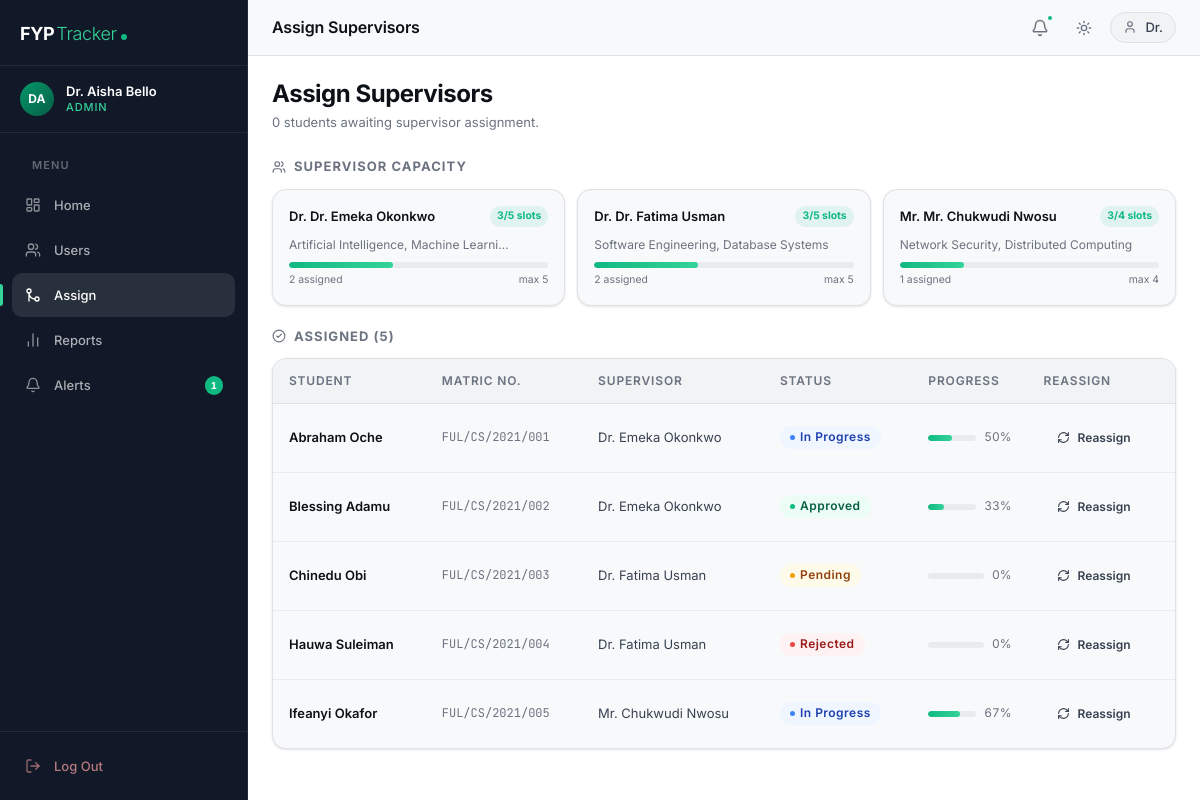
/admin/assign_supervisors.php (signed in), run on the app's committed database.
### tables this page shows
CREATE TABLE supervisors (
    supervisor_id   INT UNSIGNED  NOT NULL,               
    staff_id        VARCHAR(30)   NOT NULL,               
    title           VARCHAR(50)   NOT NULL DEFAULT 'Dr.', 
    specialisation  VARCHAR(255)      NULL DEFAULT NULL,
    max_students    TINYINT       NOT NULL DEFAULT 5,     

    PRIMARY KEY (supervisor_id),
    UNIQUE  KEY uq_supervisors_staff_id (staff_id),
    CONSTRAINT fk_supervisors_user
        FOREIGN KEY (supervisor_id)
        REFERENCES users (user_id)
        ON DELETE CASCADE
        ON UPDATE CASCADE
);

CREATE TABLE users (
    user_id       INT UNSIGNED    NOT NULL AUTO_INCREMENT,
    full_name     VARCHAR(150)    NOT NULL,
    email         VARCHAR(255)    NOT NULL,
    password_hash VARCHAR(255)    NOT NULL,               
    role          ENUM(
                      'student',
                      'supervisor',
                      'admin'
                  )               NOT NULL DEFAULT 'student',
    is_active     TINYINT(1)      NOT NULL DEFAULT 1,     
    profile_photo VARCHAR(255)        NULL DEFAULT NULL,  
    created_at    TIMESTAMP       NOT NULL DEFAULT CURRENT_TIMESTAMP,
    updated_at    TIMESTAMP       NOT NULL DEFAULT CURRENT_TIMESTAMP
                                            ON UPDATE CURRENT_TIMESTAMP,

    PRIMARY KEY (user_id),
    UNIQUE  KEY uq_users_email (email),
    INDEX   idx_users_role    (role),
    INDEX   idx_users_active  (is_active)
);

CREATE TABLE students (
    student_id    INT UNSIGNED    NOT NULL,               
    matric_number VARCHAR(20)     NOT NULL,               
    department    VARCHAR(100)    NOT NULL DEFAULT 'Computer Science',
    level         SMALLINT        NOT NULL DEFAULT 400,   
    programme     VARCHAR(100)    NOT NULL DEFAULT 'B.Sc. Computer Science',

    PRIMARY KEY (student_id),
    UNIQUE  KEY uq_students_matric (matric_number),
    CONSTRAINT fk_students_user
        FOREIGN KEY (student_id)
        REFERENCES users (user_id)
        ON DELETE CASCADE
        ON UPDATE CASCADE
);

CREATE TABLE projects (
    project_id        INT UNSIGNED    NOT NULL AUTO_INCREMENT,
    title             VARCHAR(255)    NOT NULL,
    description       TEXT                NULL,
    student_id        INT UNSIGNED    NOT NULL,
    supervisor_id     INT UNSIGNED        NULL DEFAULT NULL,
    status            ENUM(
                          'pending',       
                          'approved',      
                          'rejected',      
                          'in_progress',   
                          'completed'      
                      )               NOT NULL DEFAULT 'pending',
    rejection_reason  TEXT                NULL,
    chapter_file      VARCHAR(255)        NULL DEFAULT NULL,  
    submission_date   DATE                NULL DEFAULT NULL,
    approval_date     DATE                NULL DEFAULT NULL,
    completion_date   DATE                NULL DEFAULT NULL,
    created_at        TIMESTAMP       NOT NULL DEFAULT CURRENT_TIMESTAMP,
    updated_at        TIMESTAMP       NOT NULL DEFAULT CURRENT_TIMESTAMP
                                                ON UPDATE CURRENT_TIMESTAMP,

    PRIMARY KEY (project_id),
    UNIQUE  KEY uq_projects_student (student_id),           
    INDEX   idx_projects_supervisor (supervisor_id),
    INDEX   idx_projects_status     (status),
    CONSTRAINT fk_projects_student
        FOREIGN KEY (student_id)
        REFERENCES users (user_id)
        ON DELETE CASCADE
        ON UPDATE CASCADE,
    CONSTRAINT fk_projects_supervisor
        FOREIGN KEY (supervisor_id)
        REFERENCES users (user_id)
        ON DELETE SET NULL
        ON UPDATE CASCADE
);

### includes/repositories/AdminRepository.php (called while the page is built, shortened)
<?php
class AdminRepository
{
    private PDO $db;
    public function __construct(PDO $db)
    {
        $this->db = $db;
    }
    public function findUnassignedStudents(): array
    {
        $stmt = $this->db->query(
            "SELECT
                u.user_id,
                u.full_name,
                u.email,
                st.matric_number,
                p.project_id,
                p.title     AS project_title,
                p.status    AS project_status,
                p.submission_date
               FROM users u
               JOIN students st ON st.student_id = u.user_id
               LEFT JOIN projects p ON p.student_id = u.user_id
              WHERE u.role      = 'student'
                AND u.is_active = 1
                AND (p.supervisor_id IS NULL OR p.project_id IS NULL)
              ORDER BY p.submission_date ASC, u.full_name ASC"
        );
        return $stmt->fetchAll();
    }
    public function findAssignedStudentsOverview(): array
    {
        $stmt = $this->db->query(
            "SELECT
                u.user_id,
                u.full_name    AS student_name,
                st.matric_number,
                p.project_id,
                p.title        AS project_title,
                p.status       AS project_status,
                sv.full_name   AS supervisor_name,
                sv.user_id     AS supervisor_id,
                COUNT(m.milestone_id)                        AS total_milestones,
                SUM(m.completion_status = 'completed')       AS completed_milestones
               FROM users u
               JOIN students st ON st.student_id = u.user_id
               JOIN projects p  ON p.student_id  = u.user_id
               JOIN users sv    ON sv.user_id     = p.supervisor_id
               LEFT JOIN milestones m ON m.project_id = p.project_id
              WHERE u.role = 'student'
                AND p.supervisor_id IS NOT NULL
              GROUP BY p.project_id
              ORDER BY sv.full_name ASC, u.full_name ASC"
        );
        return $stmt->fetchAll();
    }
}

### includes/repositories/SupervisorRepository.php (called while the page is built, shortened)
<?php
class SupervisorRepository
{
    private PDO $db;
    public function __construct(PDO $db)
    {
        $this->db = $db;
    }
    public function findAllSupervisorsWithWorkload(): array
    {
        $stmt = $this->db->query(
            "SELECT
                u.user_id,
                u.full_name,
                u.email,
                s.staff_id,
                s.title,
                s.specialisation,
                s.max_students,
                COUNT(p.project_id)                       AS assigned_students,
                s.max_students - COUNT(p.project_id)      AS available_slots,
                SUM(p.status = 'pending')                 AS pending_reviews,
                SUM(p.status = 'in_progress')             AS active_projects,
                SUM(p.status = 'completed')               AS completed_projects
               FROM users u
               JOIN supervisors s ON s.supervisor_id = u.user_id
               LEFT JOIN projects p ON p.supervisor_id = u.user_id
              WHERE u.role = 'supervisor'
                AND u.is_active = 1
              GROUP BY u.user_id
              ORDER BY available_slots DESC, u.full_name ASC"
        );
        return $stmt->fetchAll();
    }
}

### includes/functions.php (called while the page is built, shortened)
<?php
function e(string $value): string
{
    return htmlspecialchars($value, ENT_QUOTES | ENT_HTML5, 'UTF-8');
}

### admin/assign_supervisors.php (the view, shortened to what this page needs)
<?php
require_once __DIR__ . '/../includes/functions.php';
require_once __DIR__ . '/../includes/repositories/AdminRepository.php';
require_once __DIR__ . '/../includes/repositories/SupervisorRepository.php';
$db                   = getDB();
$adminRepository      = new AdminRepository($db);
$supervisorRepository = new SupervisorRepository($db);
$unassignedStudents  = $adminRepository->findUnassignedStudents();
$assignedStudents    = $adminRepository->findAssignedStudentsOverview();
$supervisorWorkloads = $supervisorRepository->findAllSupervisorsWithWorkload();
function capacityColor(int $available, int $max): string
{
    return 'var(--color-success)';
}
function capacityLabel(int $available, int $max): string
{
    return "{$available}/{$max} slots";
}
require_once __DIR__ . '/../includes/header.php';
require_once __DIR__ . '/../includes/navbar.php';
?>
<div class="main-content" id="main-content">
  <?php require_once __DIR__ . '/../includes/topbar.php'; ?>
  <div class="page-body">
    <div class="page-header">
      <div class="page-header-row">
        <div>
          <div class="page-title">Assign Supervisors</div>
          <p class="page-subtitle">
            <?= count($unassignedStudents) ?> student<?= count($unassignedStudents) !== 1 ? 's' : '' ?> awaiting supervisor assignment.
          </p>
        </div>
      </div>
    </div>
    <div style="margin-bottom:var(--sp-5);">
      <h2 style="font-size:var(--text-sm);font-weight:700;text-transform:uppercase;letter-spacing:0.08em;color:var(--text-tertiary);margin-bottom:var(--sp-3);display:flex;align-items:center;gap:var(--sp-2);">
        <i data-lucide="users" width="14" height="14"></i>
        Supervisor Capacity
      </h2>
      <div style="display:grid;grid-template-columns:repeat(auto-fill,minmax(220px,1fr));gap:var(--sp-3);">
        <?php foreach ($supervisorWorkloads as $sv):
          $available   = (int) $sv['available_slots'];
          $maxStudents = (int) $sv['max_students'];
          $assigned    = (int) $sv['assigned_students'];
          $pct         = $maxStudents > 0 ? (int) round($assigned / $maxStudents * 100) : 0;
          $capColor    = capacityColor($available, $maxStudents);
          $barCls      = $available <= 0 ? 'progress-bar-error' : ($available / $maxStudents <= 0.25 ? 'progress-bar-warning' : '');
        ?>
        <div class="card" style="padding:var(--sp-4);">
          <div style="display:flex;align-items:center;justify-content:space-between;margin-bottom:var(--sp-2);">
            <p style="font-size:var(--text-sm);font-weight:600;color:var(--text-primary);line-height:1.3;">
              <?= e($sv['title'] ?? '') ?> <?= e($sv['full_name']) ?>
            </p>
            <span style="font-size:0.65rem;font-weight:700;color:<?= $capColor ?>;white-space:nowrap;padding:2px 7px;background:<?= $available <= 0 ? 'var(--color-error-subtle)' : 'rgba(16,185,129,0.1)' ?>;border-radius:var(--radius-full);">
              <?= capacityLabel($available, $maxStudents) ?>
            </span>
          </div>
          <?php if ($sv['specialisation']): ?>
          <p style="font-size:var(--text-xs);color:var(--text-tertiary);margin-bottom:var(--sp-2);"><?= e(mb_strimwidth($sv['specialisation'], 0, 40, '…')) ?></p>
          <?php endif; ?>
          <div class="progress" data-progress="<?= $pct ?>">
            <div class="progress-bar <?= $barCls ?>" style="width:0%;"></div>
          </div>
          <div style="display:flex;justify-content:space-between;margin-top:var(--sp-1);">
            <span style="font-size:0.65rem;color:var(--text-tertiary);"><?= $assigned ?> assigned</span>
            <span style="font-size:0.65rem;color:var(--text-tertiary);">max <?= $maxStudents ?></span>
          </div>
        </div>
        <?php endforeach; ?>
      </div>
    </div>
    <?php if (!empty($assignedStudents)): ?>
    <div>
      <h2 style="font-size:var(--text-sm);font-weight:700;text-transform:uppercase;letter-spacing:0.08em;color:var(--text-tertiary);margin-bottom:var(--sp-3);display:flex;align-items:center;gap:var(--sp-2);">
        <i data-lucide="check-circle-2" width="14" height="14"></i>
        Assigned (<?= count($assignedStudents) ?>)
      </h2>
      <div class="card">
        <div class="table-wrapper">
          <table>
            <thead>
              <tr>
                <th>Student</th>
                <th>Matric No.</th>
                <th>Supervisor</th>
                <th>Status</th>
                <th>Progress</th>
                <th>Reassign</th>
              </tr>
            </thead>
            <tbody>
              <?php foreach ($assignedStudents as $student):
                $pct = $student['total_milestones'] > 0
                    ? (int) round($student['completed_milestones'] / $student['total_milestones'] * 100)
                    : 0;
                $statusMap = [
                    'pending'     => 'pending',
                    'approved'    => 'approved',
                    'in_progress' => 'in-progress',
                    'completed'   => 'completed',
                    'rejected'    => 'rejected',
                ];
                $badgeCls = $statusMap[$student['project_status']] ?? 'not-started';
              ?>
              <tr>
                <td class="cell-primary"><?= e($student['student_name']) ?></td>
                <td class="cell-muted font-mono"><?= e($student['matric_number']) ?></td>
                <td><?= e($student['supervisor_name']) ?></td>
                <td>
                  <span class="badge badge-<?= $badgeCls ?>">
                    <?= ucwords(str_replace('_', ' ', $student['project_status'])) ?>
                  </span>
                </td>
                <td style="min-width:100px;">
                  <div style="display:flex;align-items:center;gap:var(--sp-2);">
                    <div class="progress" style="flex:1;" data-progress="<?= $pct ?>">
                      <div class="progress-bar" style="width:0%;"></div>
                    </div>
                    <span style="font-size:var(--text-xs);color:var(--text-tertiary);font-variant-numeric:tabular-nums;"><?= $pct ?>%</span>
                  </div>
                </td>
                <td>
                  <button
                    class="btn btn-ghost btn-sm"
                    onclick="openReassignModal(<?= (int) $student['project_id'] ?>, <?= htmlspecialchars(json_encode($student['student_name']), ENT_QUOTES) ?>, <?= (int) $student['supervisor_id'] ?>)">
                    <i data-lucide="refresh-cw" width="13" height="13"></i> Reassign
                  </button>
                </td>
              </tr>
              <?php endforeach; ?>
            </tbody>
          </table>
        </div>
      </div>
    </div>
    <?php endif; ?>
  </div>
</div>
<?php require_once __DIR__ . '/../includes/footer.php'; ?>

### data on the page
supervisors: title "Dr.", supervisor_id.full_name "Dr. Emeka Okonkwo", maxStudents "3/5 slots", specialisation "Artificial Intelligence, Machine Learni…", assigned "2", max_students "5"
supervisors: title "Dr.", supervisor_id.full_name "Dr. Fatima Usman", maxStudents "3/5 slots", specialisation "Software Engineering, Database Systems", assigned "2", max_students "5"
supervisors: title "Mr.", supervisor_id.full_name "Mr. Chukwudi Nwosu", maxStudents "3/4 slots", specialisation "Network Security, Distributed Computing", assigned "1", max_students "4"
users: full_name "Abraham Oche", students.matric_number "FUL/CS/2021/001", users.full_name "Dr. Emeka Okonkwo", projects.status "In Progress", pct "50"
users: full_name "Blessing Adamu", students.matric_number "FUL/CS/2021/002", users.full_name "Dr. Emeka Okonkwo", projects.status "Approved", pct "33"
users: full_name "Chinedu Obi", students.matric_number "FUL/CS/2021/003", users.full_name "Dr. Fatima Usman", projects.status "Pending", pct "0"
users: full_name "Hauwa Suleiman", students.matric_number "FUL/CS/2021/004", users.full_name "Dr. Fatima Usman", projects.status "Rejected", pct "0"
users: full_name "Ifeanyi Okafor", students.matric_number "FUL/CS/2021/005", users.full_name "Mr. Chukwudi Nwosu", projects.status "In Progress", pct "67"

### other printed values
$initials "DA"
$name "Dr. Aisha Bello"
$role "ADMIN"
$item['label'] "Home"
$item['label'] "Users"
$item['label'] "Assign"
$item['label'] "Reports"
$item['label'] "Alerts"
$badge "1"
$pageTitle "Assign Supervisors"
$fname "Dr."
count($unassignedStudents) "0"
count($assignedStudents) "5"
